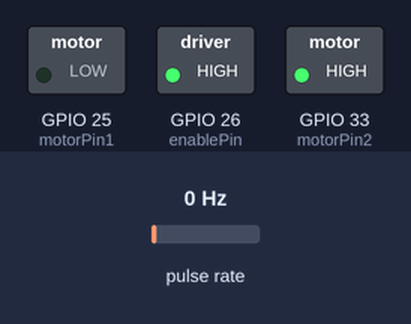
The sketch below on a simulated ESP32. Parts: switched loads named in the sketch (green lamp = pin HIGH). Wiring (inferred from the names in the program): pulse sensor: data GPIO 14. Inputs (shaded band) come from the test bench; at power-on: pulse rate 0 Hz. What the sketch prints to the serial monitor is not drawn.

Above: at 0.1 s.
Timing chart, 0 to 1.6 s (numbered marks = the images above):
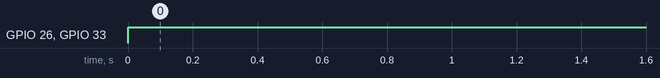

Measured:
- by itself, GPIO 26 (enablePin), GPIO 33 (motorPin2): LOW → HIGH at 0.00 s

The sketch:

Motor-RPM-Reading.ino
```cpp
const int enablePin = 26;
const int motorPin1 = 25;
const int motorPin2 = 33;
const int encoderPin = 14;

volatile int pulseCount = 0;
unsigned long previousMillis = 0;
unsigned long interval = 1000;
const int pulsesPerRevolution = 6;
unsigned long lastDebounceTime = 0;
unsigned long debounceDelay = 5;

void IRAM_ATTR pulseCounter() {
  if (millis() - lastDebounceTime > debounceDelay) {
    lastDebounceTime = millis();
    pulseCount++;
  }
}

void setup() {
  pinMode(enablePin, OUTPUT);
  pinMode(motorPin1, OUTPUT);
  pinMode(motorPin2, OUTPUT);
  digitalWrite(enablePin, LOW);
  pinMode(encoderPin, INPUT_PULLUP);
  attachInterrupt(digitalPinToInterrupt(encoderPin), pulseCounter, RISING);
  Serial.begin(115200);
}

void loop() {
  moveForward(255);
  calculateRPM();
}

void moveBackward(int speed) {
  digitalWrite(motorPin1, HIGH);
  digitalWrite(motorPin2, LOW);
  analogWrite(enablePin, speed);
}

void moveForward(int speed) {
  digitalWrite(motorPin1, LOW);
  digitalWrite(motorPin2, HIGH);
  analogWrite(enablePin, speed);
}

void stopMotor() {
  digitalWrite(motorPin1, LOW);
  digitalWrite(motorPin2, LOW);
  digitalWrite(enablePin, LOW);
}

void calculateRPM() {
  unsigned long currentMillis = millis();
  if (currentMillis - previousMillis >= interval) {
    previousMillis = currentMillis;
    float revolutions = pulseCount / (float)pulsesPerRevolution;
    float rpm = revolutions * (60000 / interval);
    Serial.print("RPM: ");
    Serial.println(rpm);
    pulseCount = 0;
  }
}
```
